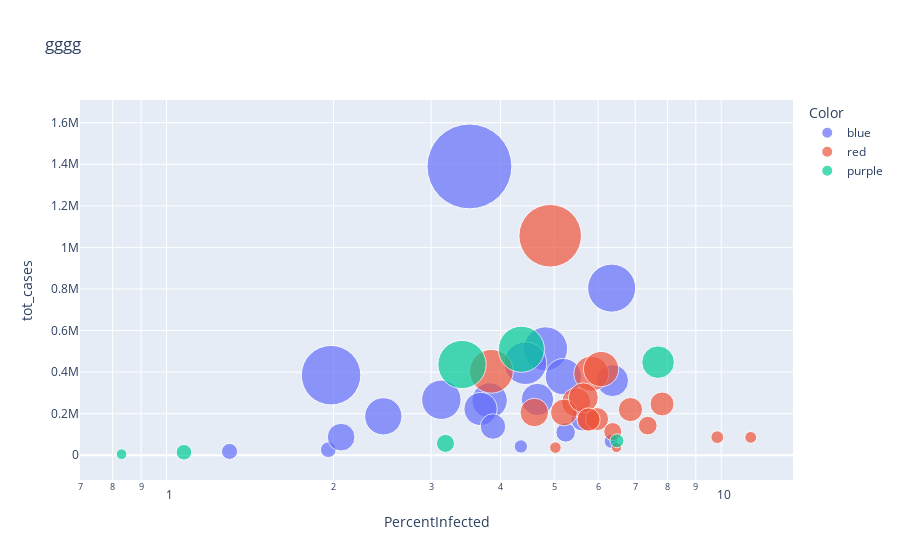

The notebook cell this image was saved under:
### Code cell
import plotly.express as px

fig = px.scatter(covidbystate,
    x="PercentInfected", y="tot_cases", size="Population", color="Color",
    log_x=True, size_max=60, title="gggg")
fig.show()

### Figure 1 — Plotly figure (JSON) as saved in the notebook; plotly's stock layout.template omitted (floating-point values rounded to 4 significant figures)
{"data": [{"hovertemplate": "Color=blue<br>PercentInfected=%{x}<br>tot_cases=%{y}<br>Population=%{marker.size}<extra></extra>", "legendgroup": "blue", "marker": {"color": "#636efa", "size": [1359711, 1059361, 8535519, 39512223, 7614893, 973764, 2096829, 19453561, 1415872, 6892503, 5758736, 10617423, 6045680, 9986857, 3565287, 7278717, 4217737, 12671821, 5639632, 3080156], "sizemode": "area", "sizeref": 10980.0, "symbol": "circle"}, "mode": "markers", "name": "blue", "orientation": "v", "showlegend": true, "type": "scatter", "x": [1.958, 6.331, 3.13, 3.517, 2.46, 4.354, 5.243, 1.98, 1.299, 3.824, 4.664, 4.825, 3.683, 4.437, 3.878, 5.195, 2.065, 6.346, 6.369, 5.626], "xaxis": "x", "y": [26623, 67067, 267129, 1389707, 187327, 42393, 109947, 385232, 18397, 263545, 268589, 512267, 222653, 443076, 138258, 378157, 87082, 804174, 359203, 173281], "yaxis": "y"}, {"hovertemplate": "Color=red<br>PercentInfected=%{x}<br>tot_cases=%{y}<br>Population=%{marker.size}<extra></extra>", "legendgroup": "red", "marker": {"color": "#EF553B", "size": [6732219, 1934408, 4648794, 10488084, 4467673, 578759, 3017804, 3155070, 731545, 6829174, 884659, 3956971, 2913314, 21477737, 3205958, 4903185, 1787065, 2976149, 762062], "sizemode": "area", "sizeref": 10980.0, "symbol": "circle"}, "mode": "markers", "name": "red", "orientation": "v", "showlegend": true, "type": "scatter", "x": [5.833, 7.372, 5.476, 3.852, 4.603, 6.475, 5.777, 7.823, 5.025, 6.073, 9.839, 5.206, 5.973, 4.917, 6.861, 5.643, 6.374, 5.765, 11.3], "xaxis": "x", "y": [392663, 142603, 254562, 404032, 205668, 37475, 174325, 246811, 36758, 414749, 87038, 205999, 174025, 1056065, 219971, 276665, 113905, 171584, 86150], "yaxis": "y"}, {"hovertemplate": "Color=purple<br>PercentInfected=%{x}<br>tot_cases=%{y}<br>Population=%{marker.size}<extra></extra>", "legendgroup": "purple", "marker": {"color": "#00cc96", "size": [5822434, 1344212, 11689100, 1792147, 12801989, 623989, 1068778], "sizemode": "area", "sizeref": 10980.0, "symbol": "circle"}, "mode": "markers", "name": "purple", "orientation": "v", "showlegend": true, "type": "scatter", "x": [7.695, 1.075, 4.363, 3.184, 3.411, 0.8301, 6.488], "xaxis": "x", "y": [448009, 14455, 510018, 57060, 436614, 5180, 69346], "yaxis": "y"}], "layout": {"legend": {"itemsizing": "constant", "title": {"text": "Color"}, "tracegroupgap": 0}, "title": {"text": "gggg"}, "xaxis": {"anchor": "y", "domain": [0, 1], "title": {"text": "PercentInfected"}, "type": "log"}, "yaxis": {"anchor": "x", "domain": [0, 1], "title": {"text": "tot_cases"}}}}
